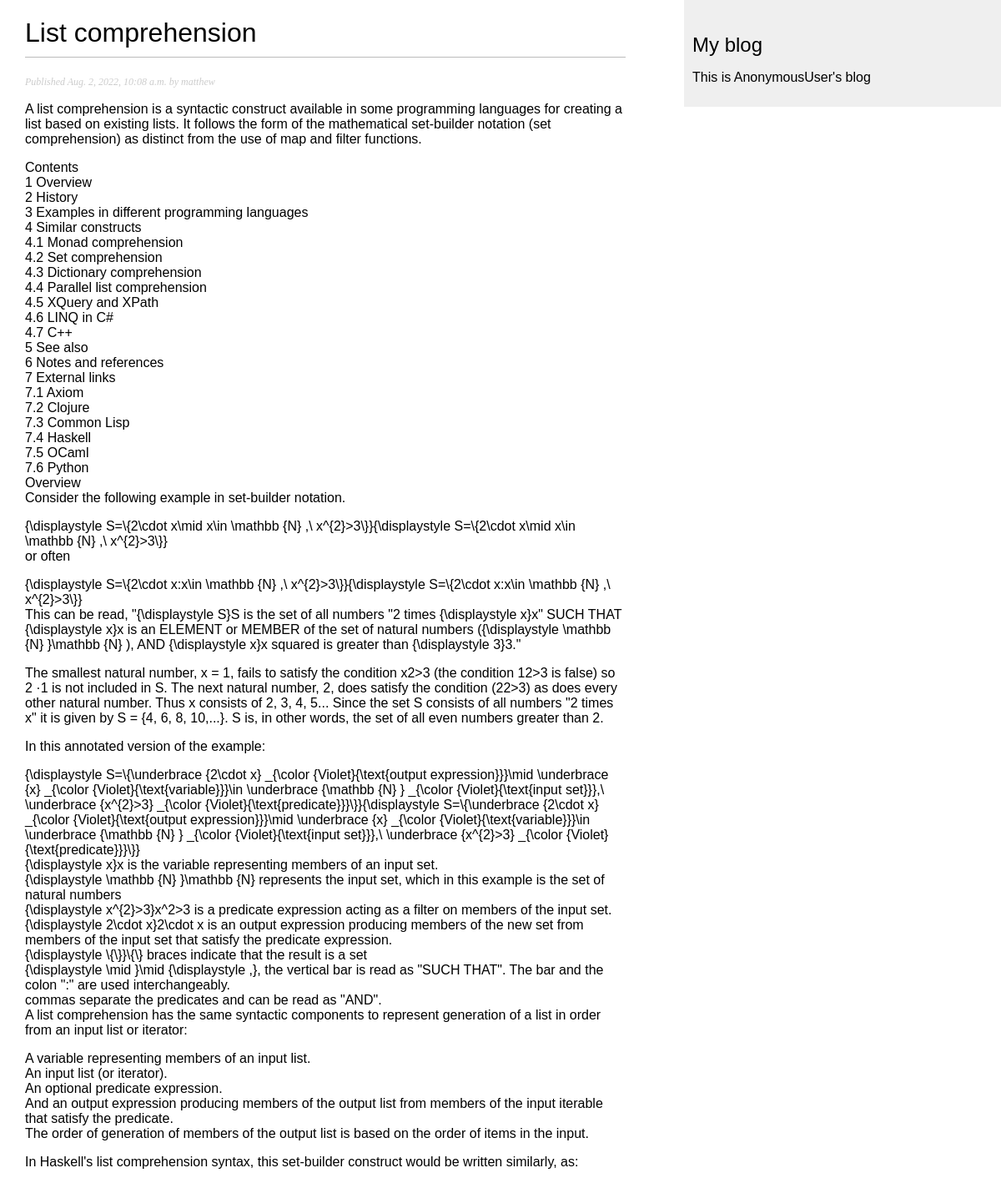
/blog/2022/8/2/list-comprehension/, run on the app's committed database.
### blog/models.py (models this page shows, shortened)
class Post(models.Model):
    STATUS_CHOICES = (
        ('d', 'Draft'),
        ('p', 'Published'),
    )
    title = models.CharField(max_length=256)
    slug = models.SlugField(max_length=256, unique_for_date='publish')  # unique_for_date - добавить дату из поля к адресу
    author = models.ForeignKey(User, on_delete=models.CASCADE, related_name='blog_posts')  # TODO:посмотреть related_name
    body = models.TextField()
    publish = models.DateTimeField(default=timezone.now)  # timezone - утилита Django
    created = models.DateTimeField(auto_now_add=True)  # дата автоматически сохраняется при создании объекта
    updated = models.DateTimeField(auto_now=True)  # дата автоматически сохраняется при сохранении объекта
    status = models.CharField(max_length=1, choices=STATUS_CHOICES, default='d')
    objects = models.Manager()  # менеджер по умолчанию
    published = PublishedManager()  # наш менеджер
    class Meta:
        ordering = ('-publish', )  # инвертированная сортировка по полю publish

### blog/views.py (the view)
def post_detail(request, year, month, day, post):
    post = get_object_or_404(Post, slug=post, status='p',
                             publish__year=year, publish__month=month, publish__day=day)
    return render(request, template_name='blog/post/detail.html', context={'post': post})

### blog/templates/blog/post/detail.html (shortened to what this page needs)
{% extends 'blog/base.html' %}
{% block content %}
    <h1>{{ post.title }}</h1>
    <p class="date">Published {{ post.publish }} by {{ post.author }}</p>
    {{ post.body|linebreaks }}
{% endblock %}

### blog/static/css/blog.css (style rules this page uses)
body { margin:0; padding:0; font-family:helvetica, sans-serif; }
h1 { font-weight:normal; border-bottom:1px solid #bbb; padding:0 0 10px 0; }
p.date { color:#ccc; font-family: georgia, serif; font-size: 12px; font-style: italic; }

### data on the page
Post: title "List comprehension", publish "Aug. 2, 2022, 10:08 a.m.", author "matthew", body "A list comprehension is a syntactic construct available in some programming languages for creating a list based on existing lists. It follows the form of the mathematical set-builder notation (set comprehension) as distinct from the use of map and filter functions. Contents 1 Overview 2 History 3 Examples in different programming languages 4 Similar constructs 4.1 Monad comprehension 4.2 Set comprehension 4.3 Dictionary comprehension 4.4 Parallel list comprehension 4.5 XQuery and XPath 4.6 LINQ in C# 4.7 C++ 5 See also 6 Notes and references 7 External links 7.1 Axiom 7.2 Clojure 7.3 Common Lisp 7.4 Haskell 7.5 OCaml 7.6 Python Overview Consider the following example in set-builder…"

### other printed values
{{ user|capfirst }} "AnonymousUser"
